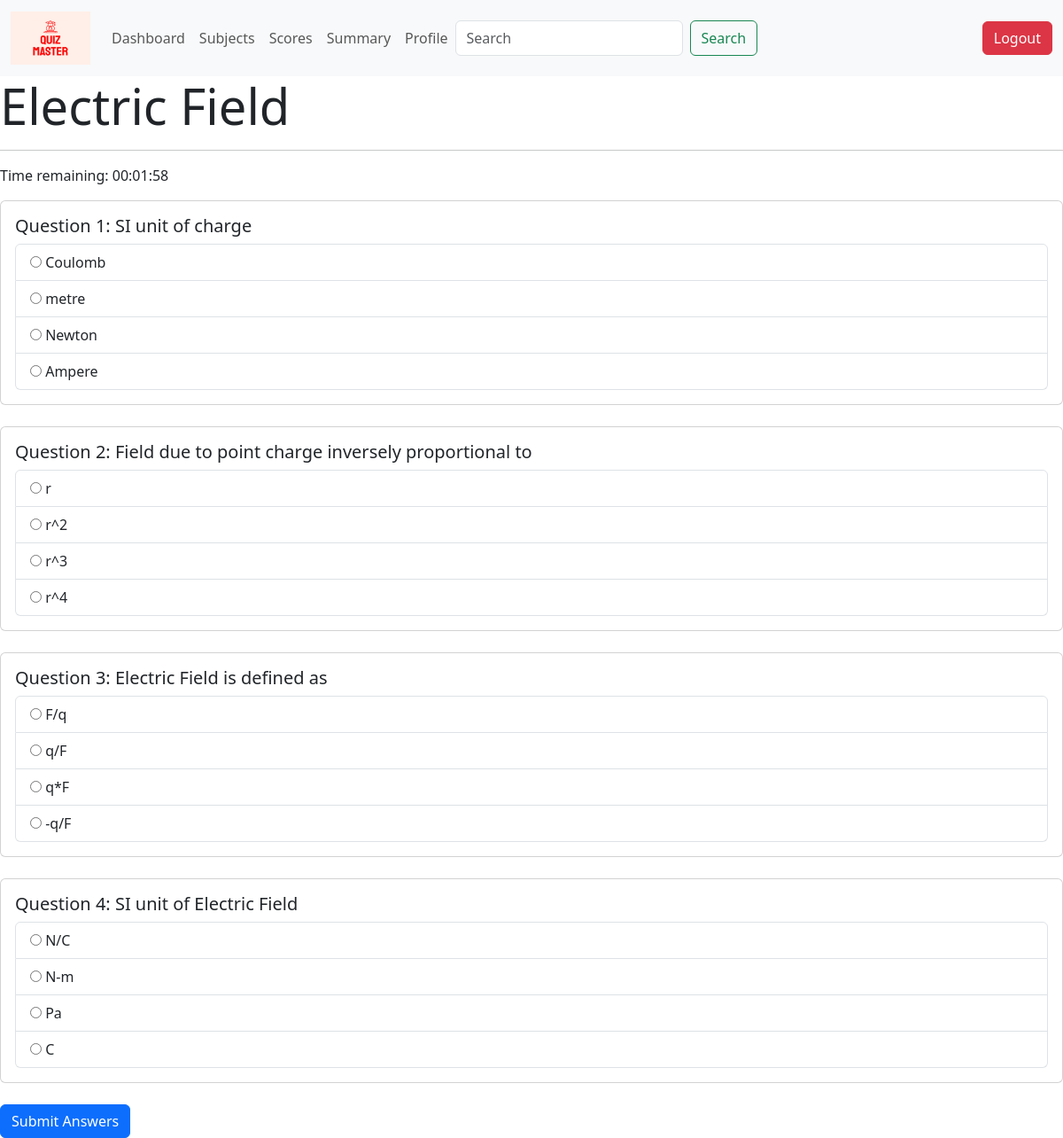
The app's page /attempt/quiz/1 (signed in) with its own data.
### controller/models.py (models this page shows)
class Quiz(db.Model):
    id = db.Column(db.Integer, primary_key = True, autoincrement = True)
    chapter_id = db.Column(db.Integer, db.ForeignKey('chapter.id'), nullable = False)
    name = db.Column(db.String(128), nullable = False)
    date_of_quiz = db.Column(db.Date, nullable = False)
    duration = db.Column(db.String(64),nullable = False)
    syllabus = db.Column(db.Text)
    total_questions = db.Column(db.Integer)
    maximum_marks = db.Column(db.Integer)
    questions = db.relationship('Question', backref = 'quiz', lazy = True)
    quiz_attempts = db.relationship('Score', backref = 'quiz', lazy = True)

class Question(db.Model):
    id = db.Column(db.Integer, primary_key = True, autoincrement = True)
    quiz_id = db.Column(db.Integer, db.ForeignKey('quiz.id'), nullable = False)
    statement = db.Column(db.Text, nullable = False)
    option_a = db.Column(db.String(128), nullable = False)
    option_b = db.Column(db.String(128), nullable = False)
    option_c = db.Column(db.String(128), nullable = False)
    option_d = db.Column(db.String(128), nullable = False)
    correct_answer = db.Column(db.String(128), nullable = False)
    marks = db.Column(db.Integer, nullable = False)
    answers = db.relationship('Answers', backref = 'question', lazy = True)

### controller/user_routes.py (the view, shortened to what this page needs)
@app.route('/attempt/quiz/<int:quiz_id>', methods=['GET', 'POST']) # URL for attempting a quiz
@login_required
def attempt_quiz(quiz_id):
    quiz = Quiz.query.get_or_404(quiz_id)
    questions = quiz.questions
    duration = quiz.duration
    return render_template('attempt_quiz.html', quiz=quiz, questions=questions, duration=duration)

### controller/authorization_routes.py (called while the page is built)
@login_manager.user_loader
def load_user(user_id):
    return User.query.get(int(user_id))

### templates/attempt_quiz.html (shortened to what this page needs)
{% extends 'base.html' %}
{% block content %}
    <h1 class="display-4">{{ quiz.name }}</h1>
    <hr>
    <p>Time remaining: <span id="timer"></span></p>
    <form id = "myform" action = "/attempt/quiz/{{quiz.id}}" method="post">
        {% for question in questions %}
            <div class="card mb-4">
                <div class="card-body">
                    <h5 class="card-title">Question {{ loop.index }}: {{ question.statement }}</h5>
                    <ul class="list-group">
                        <li class="list-group-item">
                            <input type="radio" name="{{ question.id }}" value="{{question.option_a}}" required>
                            {{ question.option_a }}
                        </li>
                        <li class="list-group-item">
                            <input type="radio" name="{{ question.id }}" value="{{question.option_b}}" required>
                            {{ question.option_b }}
                        </li>
                        <li class="list-group-item">
                            <input type="radio" name="{{ question.id }}" value="{{question.option_c}}" required>
                            {{ question.option_c }}
                        </li>
                        <li class="list-group-item">
                            <input type="radio" name="{{ question.id }}" value="{{question.option_d}}" required>
                            {{ question.option_d }}
                        </li>
                    </ul>
                </div>
            </div>
        {% endfor %}
        <button type="submit" class="btn btn-primary">Submit Answers</button>
    </form>
{% endblock %}

### templates/base.html (shortened to what this page needs)
<!DOCTYPE html>
<html lang="en">
<head>
    {% block bootsrap %}
    <link href="https://cdn.jsdelivr.net/npm/bootstrap@5.3.3/dist/css/bootstrap.min.css" rel="stylesheet">
    {% endblock %}
</head>
<body>
    {% include 'navbar.html' %}
    {% block content %}
    {% endblock %}
</body>
</html>

### templates/navbar.html (shortened to what this page needs)
<nav class="navbar navbar-expand-lg bg-body-tertiary">
    <div class="container-fluid">
      <a class="navbar-brand" href="#"> <img src = "\static\quiz-master-high-resolution-logo.png" alt = "Quiz-Master" width = "90" height = "60"></a>
      <div class="collapse navbar-collapse" id="navbarSupportedContent">
        <ul class="navbar-nav me-auto mb-2 mb-lg-0">
          {% if current_user.is_authenticated %}
            {% if current_user.role == 'admin' %}
            <li class="nav-item">
              <a class="nav-link" href={{ url_for('admin_dashboard') }}>Dashboard</a>
            </li>
            <li class="nav-item dropdown">
              <a class="nav-link dropdown-toggle" href="#" id="navbarDropdown" role="button" data-bs-toggle="dropdown" aria-expanded="false">
                Manage
              </a>
              <ul class="dropdown-menu" aria-labelledby="navbarDropdown">
                <li><a class="dropdown-item" href={{ url_for('manage_subjects') }}>Subjects</a></li>
                <li><a class="dropdown-item" href={{ url_for('manage_chapters') }}>Chapters</a></li>
                <li><a class="dropdown-item" href={{ url_for('manage_quizzes') }}>Quizzes</a></li>
                <li><a class="dropdown-item" href={{ url_for('manage_questions') }}>Questions</a></li>
              </ul>
            </li>
            <li class="nav-item">
              <a class="nav-link" href={{ url_for('manage_users') }}>Users</a>
            </li>
            <li>
              <a class="nav-link" href="{{ url_for('summary') }}">Summary</a>
            </li>
            <form action="/admin_search" method = "GET" class="d-flex" role="search">
              <input class="form-control me-2" type="search" name="search" placeholder="Search" aria-label="Search">
              <button class="btn btn-outline-success" type="submit">Search</button>
            </form>
            {% else %}
            <li class="nav-item">
              <a class="nav-link" href={{ url_for('user_dashboard', username = current_user.username) }}>Dashboard</a>
            </li>
            <li class="nav-item">
              <a class="nav-link" href={{ url_for('subjects') }}>Subjects</a>
            </li>
            <li class="nav-item">
              <a class="nav-link" href={{ url_for('scores') }}>Scores</a>
            </li>
            <li class="nav-item">
              <a class="nav-link" href={{ url_for('user_summary') }}>Summary</a>
            <li class = "nav-item">
              <a class = "nav-link" href = {{ url_for('user_profile', user_id = current_user.id )}}>Profile</a>
            </li>
            <form action="/user_search" method = "GET" class="d-flex" role="search">
              <input class="form-control me-2" type="search" name="search" placeholder="Search" aria-label="Search">
              <button class="btn btn-outline-success" type="submit">Search</button>
            </form>
            {% endif %}
          {% else %}
          <li class = "nav-item">
            <a class = "nav-link" href = {{ url_for('home') }}>Home</a>
          </li>
          {% endif %}
        </ul>
        {% if current_user.is_authenticated %}
        <a href={{ url_for('logout') }} class="btn btn-danger">Logout</a>
        {% endif %}
      </div>
    </div>
  </nav>

### records on screen
Quiz: name "Electric Field"
Question: statement "SI unit of charge", option_a "Coulomb", option_b "metre", option_c "Newton", option_d "Ampere"
Question: statement "Field due to point charge inversely proportional to", option_a "r", option_b "r^2", option_c "r^3", option_d "r^4"
Question: statement "Electric Field is defined as", option_a "F/q", option_b "q/F", option_c "q*F", option_d "-q/F"
Question: statement "SI unit of Electric Field", option_a "N/C", option_b "N-m", option_c "Pa", option_d "C"
